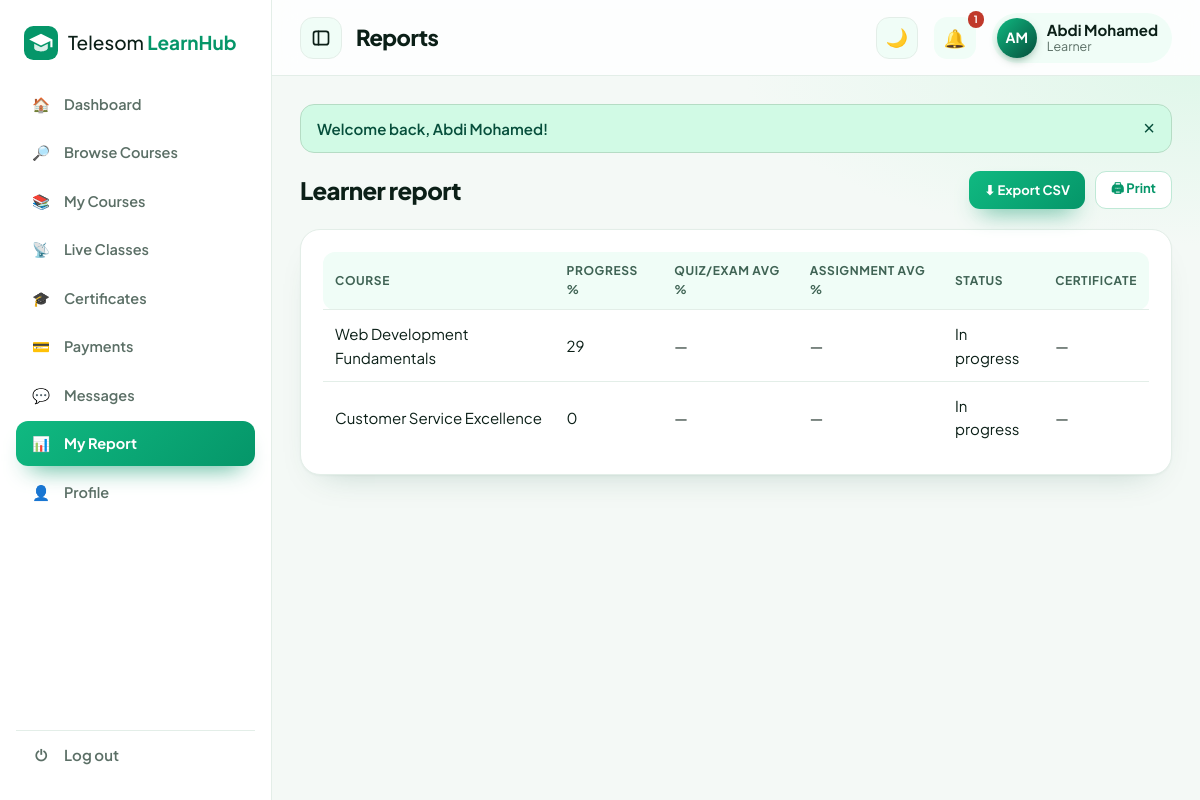
Screenshot of /reports.php (signed in) with the database file from the repository.
### tables this page shows
CREATE TABLE users (
  id INT AUTO_INCREMENT PRIMARY KEY,
  name VARCHAR(120) NOT NULL, email VARCHAR(150) NOT NULL UNIQUE, password VARCHAR(255) NOT NULL,
  role ENUM('admin','instructor','learner','organization') NOT NULL DEFAULT 'learner',
  org_id INT NULL, phone VARCHAR(30), country VARCHAR(60), bio TEXT, education VARCHAR(255), skills VARCHAR(255), signatory VARCHAR(120) NULL, signatory_title VARCHAR(120) NULL,
  org_status ENUM('pending','approved','rejected') NOT NULL DEFAULT 'approved',
  status ENUM('active','suspended') NOT NULL DEFAULT 'active', created_at TIMESTAMP DEFAULT CURRENT_TIMESTAMP
);

### reports.php (the view, shortened to what this page needs)
<?php
require 'includes/config.php';
$u = require_login(); $role = $u['role']; $id = $u['id'];
if ($role === 'learner') {
    $h = ['Course', 'Progress %', 'Quiz/Exam avg %', 'Assignment avg %', 'Status', 'Certificate'];
    $rows = array_map(fn($c) => [$c['title'], progress($id, $c['id']), ($x = one("SELECT ROUND(AVG(score*100/total)) a FROM attempts a JOIN quizzes z ON z.id=a.quiz_id WHERE a.user_id=? AND z.course_id=?", [$id, $c['id']])['a']) ?? '—', one("SELECT ROUND(AVG(s.marks*100/a.max_marks)) a FROM submissions s JOIN assignments a ON a.id=s.assignment_id WHERE s.user_id=? AND a.course_id=? AND s.marks IS NOT NULL", [$id, $c['id']])['a'] ?? '—', $c['completed_at'] ? 'Completed' : 'In progress', one("SELECT code FROM certificates WHERE user_id=? AND course_id=?", [$id, $c['id']])['code'] ?? '—'],
        all("SELECT c.*, e.completed_at FROM enrollments e JOIN courses c ON c.id=e.course_id WHERE e.user_id=? AND e.status='active'", [$id]));
    $head = 'Learner report';
}
$title = 'Reports'; include 'includes/header.php';
?>
<div class="hdr-row"><h2><?= e($head) ?></h2><div class="form-actions" style="margin:0">
<a class="btn btn-sm" href="reports.php?csv=1<?= isset($_GET['courses']) ? '&courses=1' : '' ?>">⬇ Export CSV</a><button class="btn btn-sm btn-outline no-print" onclick="window.print()">🖨 Print</button></div></div>
<div class="card"><div class="tw"><table><tr><?php foreach ($h as $x) echo '<th>'.e($x).'</th>'; ?></tr>
<?php foreach ($rows as $r): ?><tr><?php foreach ($r as $x) echo '<td>'.e($x).'</td>'; ?></tr><?php endforeach; ?></table></div><?php if (!$rows) echo '<div class="empty">No data yet.</div>'; ?></div>
<?php include 'includes/footer.php'; ?>

### includes/header.php (shortened to what this page needs)
<?php
require_once __DIR__.'/config.php';
$u = me(); $layout = $layout ?? 'app'; $title = $title ?? 'Telesom LearnHub';
$curpage = basename($_SERVER['SCRIPT_NAME']);
function menu($role){
    $m = [
     'learner' => [['dashboard.php','Dashboard','🏠'],['courses.php','Browse Courses','🔎'],['mycourses.php','My Courses','📚'],['live.php','Live Classes','📡'],['certificates.php','Certificates','🎓'],['payments.php','Payments','💳'],['messages.php','Messages','💬'],['reports.php','My Report','📊'],['profile.php','Profile','👤']],
     'instructor' => [['dashboard.php','Dashboard','🏠'],['instructor.php','My Courses','📚'],['live.php','Live Classes','📡'],['grading.php','Grading','📝'],['messages.php','Messages','💬'],['reports.php','Reports','📊'],['courses.php','Browse Courses','🔎'],['profile.php','Profile','👤']],
     'organization' => [['dashboard.php','Dashboard','🏠'],['subscription.php','Subscription','💎'],['organization.php','Members & Assign','🏢'],['instructor.php','Private Courses','📚'],['live.php','Live Classes','📡'],['reports.php','Training Reports','📊'],['messages.php','Messages','💬'],['courses.php','Browse Courses','🔎'],['profile.php','Profile','👤']],
     'admin' => [['dashboard.php','Dashboard','🏠'],['admin.php?tab=users','Users','👥'],['admin.php?tab=orgs','Organizations','🏢'],['admin.php?tab=subs','Subscriptions','🧾'],['admin.php?tab=plans','Plans & Pricing','🏷️'],['admin.php?tab=courses','Courses','📚'],['live.php','Live Classes','📡'],['admin.php?tab=categories','Categories','🗂️'],['admin.php?tab=announcements','Announcements','📣'],['payments.php','Payments','💳'],['admin.php?tab=reviews','Reported Reviews','🚩'],['reports.php','Reports','📊'],['messages.php','Messages','💬'],['profile.php','Profile','👤']],
    ];
    return $m[$role] ?? [];
}
function is_active($href, $cur){
    $p = parse_url($href); if ($p['path'] !== $cur) return false;
    return isset($p['query']) ? (strpos($_SERVER['QUERY_STRING'] ?? '', $p['query']) !== false) : true;
}
$unread = $u ? (int)one("SELECT COUNT(*) c FROM notifications WHERE user_id=? AND is_read=0", [$u['id']])['c'] : 0;
?><!DOCTYPE html>
<html lang="en"><head>
<link rel="stylesheet" href="assets/css/style.css"><link rel="stylesheet" href="assets/css/theme.css"></head>
<body class="<?= $layout === 'auth' ? 'authpage' : e($layout) ?>">
<?php if ($layout === 'auth'): ?>
<button class="tg theme-btn theme-fab" type="button" title="Night / day mode" aria-label="Toggle night and day mode"><span class="ti">🌙</span></button>
<?php else: ?>
<div class="shell">
<aside class="side" id="side">
  <a class="brand" href="index.php"><?= logo('#fff') ?><span>Telesom <b>LearnHub</b></span></a>
  <nav><?php foreach (menu($u['role']) as $m): ?>
    <a class="<?= is_active($m[0], $curpage) ? 'on' : '' ?>" href="<?= $m[0] ?>" title="<?= e($m[1]) ?>"><i><?= $m[2] ?></i><span class="lb"><?= $m[1] ?></span></a>
  <?php endforeach; ?></nav>
  <a class="logout" href="logout.php" title="Log out"><i>⏻</i><span class="lb">Log out</span></a>
</aside>
<div class="main">
<header class="top">
  <button class="tg side-tg" id="sideToggle" type="button" title="Collapse / expand menu" aria-label="Collapse or expand the sidebar"><svg width="20" height="20" viewBox="0 0 24 24" fill="none" stroke="currentColor" stroke-width="2" stroke-linecap="round" stroke-linejoin="round"><rect x="3" y="4" width="18" height="16" rx="3"/><path d="M9 4v16"/></svg></button>
  <h1><?= e($title) ?></h1>
  <div class="top-r">
    <button class="tg theme-btn" type="button" title="Night / day mode" aria-label="Toggle night and day mode"><span class="ti">🌙</span></button>
    <a class="bell" href="notifications.php" title="Notifications">🔔<?php if ($unread): ?><span><?= $unread ?></span><?php endif; ?></a>
    <a class="me" href="profile.php"><span class="av"><?= e(initials($u['name'])) ?></span><span class="mn"><b><?= e($u['name']) ?></b><small><?= e(ucfirst($u['role'])) ?></small></span></a>
  </div>
</header>
<main class="content">
<?php endif; ?>
<?php if (!empty($_SESSION['flash']) && $layout !== 'auth'): ?><div class="<?= $layout === 'public' ? 'wrap' : '' ?>"><?php foreach ($_SESSION['flash'] as $f): ?><div class="flash <?= $f[1] ?>"><?= e($f[0]) ?><button onclick="this.parentNode.remove()">×</button></div><?php endforeach; unset($_SESSION['flash']); ?></div><?php endif; ?>

### assets/css/theme.css (style rules this page uses)
:root { --g:#059669;--g2:#10b981;--gd:#064e3b;--gl:#d1fae5;--g-soft:#f0fdf7;--ink:#0b1f17;--mut:#5b6f66;--line:#e3eee8;--bg:#f4f9f6;--r:20px;--sh:0 14px 34px -16px rgba(5,80,56,.28);--sh2:0 32px 64px -24px rgba(5,80,56,.4) }
body { font-family:"Plus Jakarta Sans","Inter","Segoe UI",system-ui,sans-serif;background:var(--bg);color:var(--ink) }
h1,h2,h3,h4 { letter-spacing:-.025em;font-weight:800 }
.btn { background:linear-gradient(135deg,var(--g2),var(--g));border:0;padding:12px 24px;border-radius:14px;box-shadow:0 12px 24px -12px rgba(5,150,105,.85);font-weight:700 }
.btn-outline { background:#fff;color:var(--g)!important;border:1.5px solid #bfe9d6;box-shadow:none }
.btn-sm { padding:7px 15px;border-radius:11px }
.side { background:#fff;color:var(--ink);border-right:1px solid var(--line);box-shadow:none;width:272px }
.side .brand { color:var(--ink) }
.side .brand b { color:var(--g) }
.side nav a { color:var(--mut);font-weight:600 }
.side nav a.on { background:linear-gradient(135deg,var(--g2),var(--g));color:#fff;box-shadow:0 14px 24px -14px rgba(5,150,105,.9) }
.logout { color:var(--mut);border-top:1px solid var(--line);font-weight:600 }
.main { margin-left:272px }
.top { height:76px;background:rgba(255,255,255,.82);border-bottom:1px solid var(--line) }
.top h1 { font-size:22px }
.content { min-height:calc(100vh - 76px);background:radial-gradient(700px 260px at 100% 0,#e0f7ea,transparent 65%) }
.bell { background:var(--g-soft);width:42px;height:42px;border-radius:13px;display:grid;place-items:center;font-size:18px }
.me { background:var(--g-soft);padding:5px 14px 5px 5px;border-radius:99px }
.av { background:linear-gradient(135deg,var(--g2),var(--gd)) }
.card,.kpi,.cc,.feat,.aud-i,.faq,.player,.auth-card { border:1px solid var(--line);border-radius:var(--r) }
.card { box-shadow:0 1px 2px rgba(5,80,56,.04),0 16px 34px -22px rgba(5,80,56,.28) }
th { background:var(--g-soft);color:#3f6354 }
table th:first-child { border-radius:12px 0 0 12px }
table th:last-child { border-radius:0 12px 12px 0 }
.flash { border-radius:14px }
.tg { width:42px;height:42px;border-radius:13px;border:1px solid var(--line);background:var(--g-soft);color:var(--ink);cursor:pointer;display:grid;place-items:center;font-size:18px;flex:none;transition:.2s var(--ease) }
.side,.main { transition:width .28s var(--ease),margin-left .28s var(--ease) }
.logout { display:flex;align-items:center;gap:12px }
.logout i { font-style:normal;width:22px;text-align:center }

### rows the page displays
users: name "AM", name "Abdi Mohamed", role "Learner", role "Learner report"

### other values shown
$m[2] "🏠"
$m[1] "Dashboard"
$m[2] "🔎"
$m[1] "Browse Courses"
$m[2] "📚"
$m[1] "My Courses"
$m[2] "📡"
$m[1] "Live Classes"
$m[2] "🎓"
$m[1] "Certificates"
$m[2] "💳"
$m[1] "Payments"
$m[2] "💬"
$m[1] "Messages"
$m[2] "📊"
